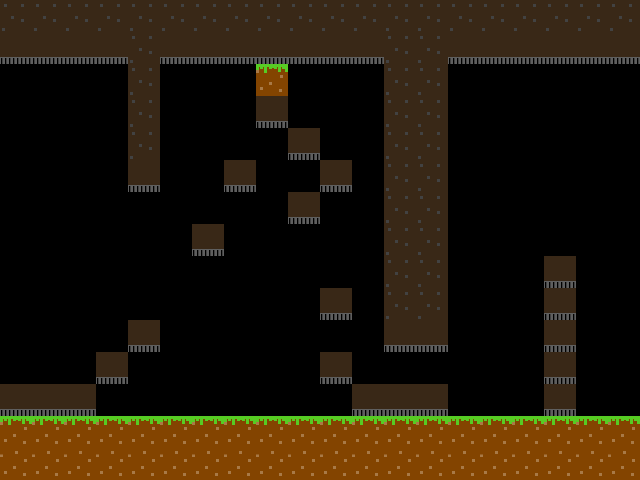

A level layout from a 2D game, rendered from its tile map. Below: a short description, then the map file with tile-grid data replaced by summaries:
An orthogonal 20x15 tile map with 32x32 px tiles, 3 tile layers (floors, traps, pickups).

<map version="1.0" orientation="orthogonal" renderorder="right-down" width="20" height="15" tilewidth="32" tileheight="32" nextobjectid="1">
 <tileset firstgid="1" name="tiles2" tilewidth="32" tileheight="32" tilecount="8">
  <image source="tiles2.png" width="128" height="64" />
 </tileset>
 <layer name="floors" width="20" height="15">
  <data>[300 cells, 77 non-empty, 4 distinct tile ids]</data>
 </layer>
 <layer name="traps" width="20" height="15">
  <data>[300 cells, 25 non-empty, 2 distinct tile ids]</data>
 </layer>
 <layer name="pickups" width="20" height="15">
  <data>[300 cells, 22 non-empty, 2 distinct tile ids]</data>
 </layer>
</map>
